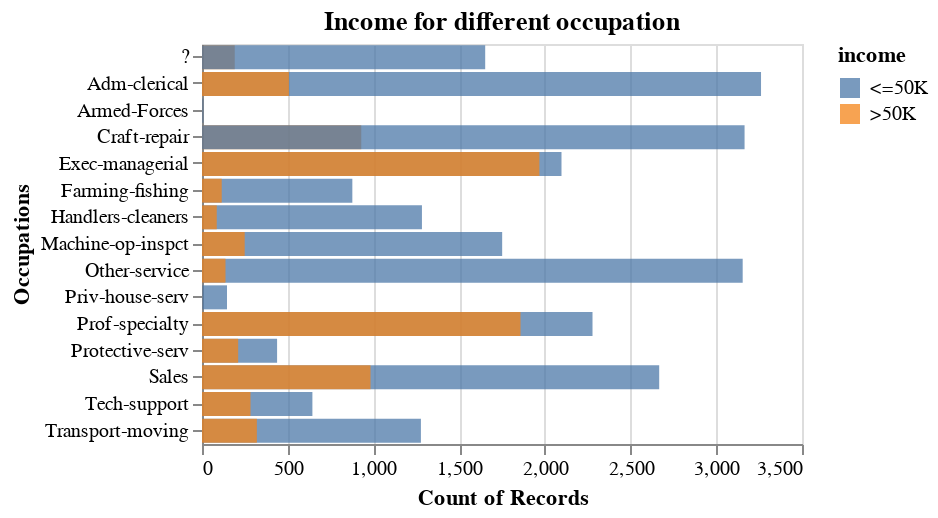

Notebook source saved alongside this figure:
### Code cell
alt.Chart(data_adult, title = "Income for different occupation").mark_bar(opacity = 0.75).encode(
    alt.Y('occupation').title("Occupations"),
    alt.X('count()').stack(False),
    alt.Color('income')
).properties(
    height=200,
    width=300
)

### Figure 1 — Vega specification as saved in the notebook (floating-point values rounded to 4 significant figures)
{"$schema": "https://vega.github.io/schema/vega/v5.json", "data": [{"name": "source_0", "values": [{"__count": 3261, "income": " <=50K", "occupation": " Adm-clerical"}, {"__count": 2097, "income": " <=50K", "occupation": " Exec-managerial"}, {"__count": 1283, "income": " <=50K", "occupation": " Handlers-cleaners"}, {"__count": 2278, "income": " <=50K", "occupation": " Prof-specialty"}, {"__count": 3154, "income": " <=50K", "occupation": " Other-service"}, {"__count": 1968, "income": " >50K", "occupation": " Exec-managerial"}, {"__count": 1858, "income": " >50K", "occupation": " Prof-specialty"}, {"__count": 2667, "income": " <=50K", "occupation": " Sales"}, {"__count": 929, "income": " >50K", "occupation": " Craft-repair"}, {"__count": 1277, "income": " <=50K", "occupation": " Transport-moving"}, {"__count": 877, "income": " <=50K", "occupation": " Farming-fishing"}, {"__count": 1751, "income": " <=50K", "occupation": " Machine-op-inspct"}, {"__count": 644, "income": " <=50K", "occupation": " Tech-support"}, {"__count": 283, "income": " >50K", "occupation": " Tech-support"}, {"__count": 3165, "income": " <=50K", "occupation": " Craft-repair"}, {"__count": 191, "income": " >50K", "occupation": " ?"}, {"__count": 438, "income": " <=50K", "occupation": " Protective-serv"}, {"__count": 983, "income": " >50K", "occupation": " Sales"}, {"__count": 1652, "income": " <=50K", "occupation": " ?"}, {"__count": 507, "income": " >50K", "occupation": " Adm-clerical"}, {"__count": 211, "income": " >50K", "occupation": " Protective-serv"}, {"__count": 137, "income": " >50K", "occupation": " Other-service"}, {"__count": 249, "income": " >50K", "occupation": " Machine-op-inspct"}, {"__count": 115, "income": " >50K", "occupation": " Farming-fishing"}, {"__count": 320, "income": " >50K", "occupation": " Transport-moving"}, {"__count": 8, "income": " <=50K", "occupation": " Armed-Forces"}, {"__count": 146, "income": " <=50K", "occupation": " Priv-house-serv"}, {"__count": 86, "income": " >50K", "occupation": " Handlers-cleaners"}, {"__count": 1, "income": " >50K", "occupation": " Armed-Forces"}, {"__count": 1, "income": " >50K", "occupation": " Priv-house-serv"}]}, {"name": "source_0_x_domain___count", "values": [{"min": 1, "max": 3261}]}, {"name": "source_0_y_domain_occupation", "values": [{"occupation": " Adm-clerical"}, {"occupation": " Exec-managerial"}, {"occupation": " Handlers-cleaners"}, {"occupation": " Prof-specialty"}, {"occupation": " Other-service"}, {"occupation": " Sales"}, {"occupation": " Craft-repair"}, {"occupation": " Transport-moving"}, {"occupation": " Farming-fishing"}, {"occupation": " Machine-op-inspct"}, {"occupation": " Tech-support"}, {"occupation": " ?"}, {"occupation": " Protective-serv"}, {"occupation": " Armed-Forces"}, {"occupation": " Priv-house-serv"}]}, {"name": "source_0_color_domain_income", "values": [{"income": " <=50K"}, {"income": " >50K"}]}], "marks": [{"type": "rect", "name": "marks", "from": {"data": "source_0"}, "encode": {"update": {"height": {"signal": "max(0.25, bandwidth('y'))"}, "x2": {"value": 0, "scale": "x"}, "opacity": {"value": 0.75}, "y": {"field": "occupation", "scale": "y"}, "x": {"field": "__count", "scale": "x"}, "fill": {"field": "income", "scale": "color"}}}, "style": ["bar"]}], "scales": [{"name": "x", "type": "linear", "domain": [{"signal": "(data(\"source_0_x_domain___count\")[0] || {}).min"}, {"signal": "(data(\"source_0_x_domain___count\")[0] || {}).max"}], "range": [0, {"signal": "width"}], "zero": true, "nice": true}, {"name": "y", "type": "band", "domain": {"data": "source_0_y_domain_occupation", "field": "occupation", "sort": true}, "range": [0, {"signal": "height"}], "paddingInner": 0.1, "paddingOuter": 0.05}, {"name": "color", "type": "ordinal", "domain": {"data": "source_0_color_domain_income", "field": "income", "sort": true}, "range": "category"}], "axes": [{"scale": "x", "domain": false, "grid": true, "labels": false, "tickCount": {"signal": "ceil(width/40)"}, "maxExtent": 0, "orient": "bottom", "gridScale": "y", "aria": false, "minExtent": 0, "ticks": false, "zindex": 0}, {"scale": "x", "labelFlush": true, "title": "Count of Records", "grid": false, "labelOverlap": true, "zindex": 0, "orient": "bottom", "tickCount": {"signal": "ceil(width/40)"}}, {"scale": "y", "orient": "left", "grid": false, "title": "Occupations", "zindex": 0}], "title": {"text": "Income for different occupation", "frame": "group"}, "style": "cell", "legends": [{"fill": "color", "symbolType": "square", "title": "income", "encode": {"symbols": {"update": {"opacity": {"value": 0.75}}}}}], "width": 300, "padding": 5, "height": 200, "background": "white"}
